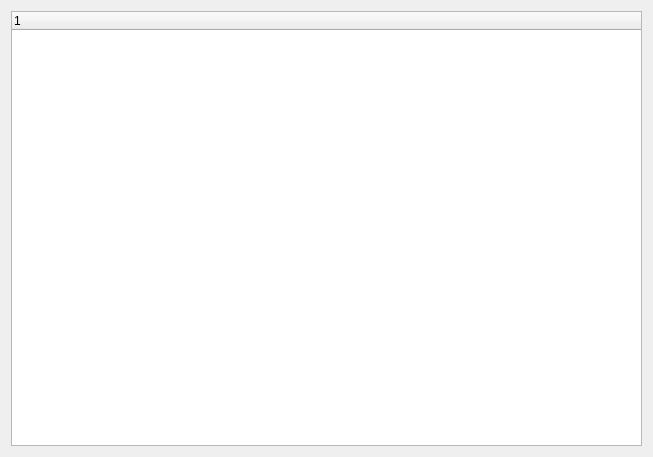
<?xml version="1.0" encoding="UTF-8"?>
<ui version="4.0">
 <class>Widget</class>
 <widget class="QWidget" name="Widget">
  <property name="geometry">
   <rect>
    <x>0</x>
    <y>0</y>
    <width>653</width>
    <height>457</height>
   </rect>
  </property>
  <property name="windowTitle">
   <string>Widget</string>
  </property>
  <layout class="QVBoxLayout" name="verticalLayout">
   <item>
    <widget class="QTreeWidget" name="treeWidget">
     <column>
      <property name="text">
       <string notr="true">1</string>
      </property>
     </column>
    </widget>
   </item>
  </layout>
 </widget>
 <resources/>
 <connections/>
</ui>
